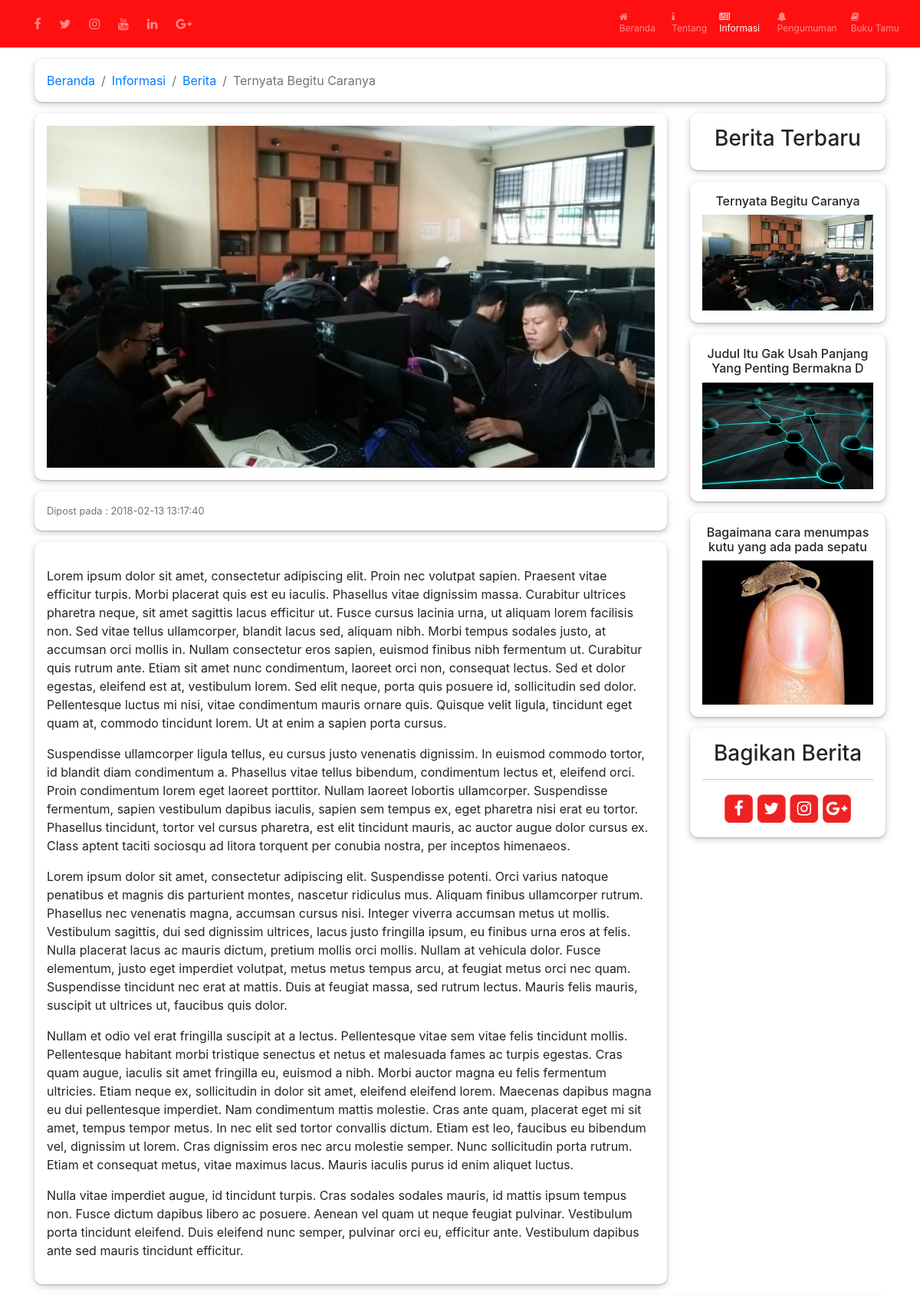
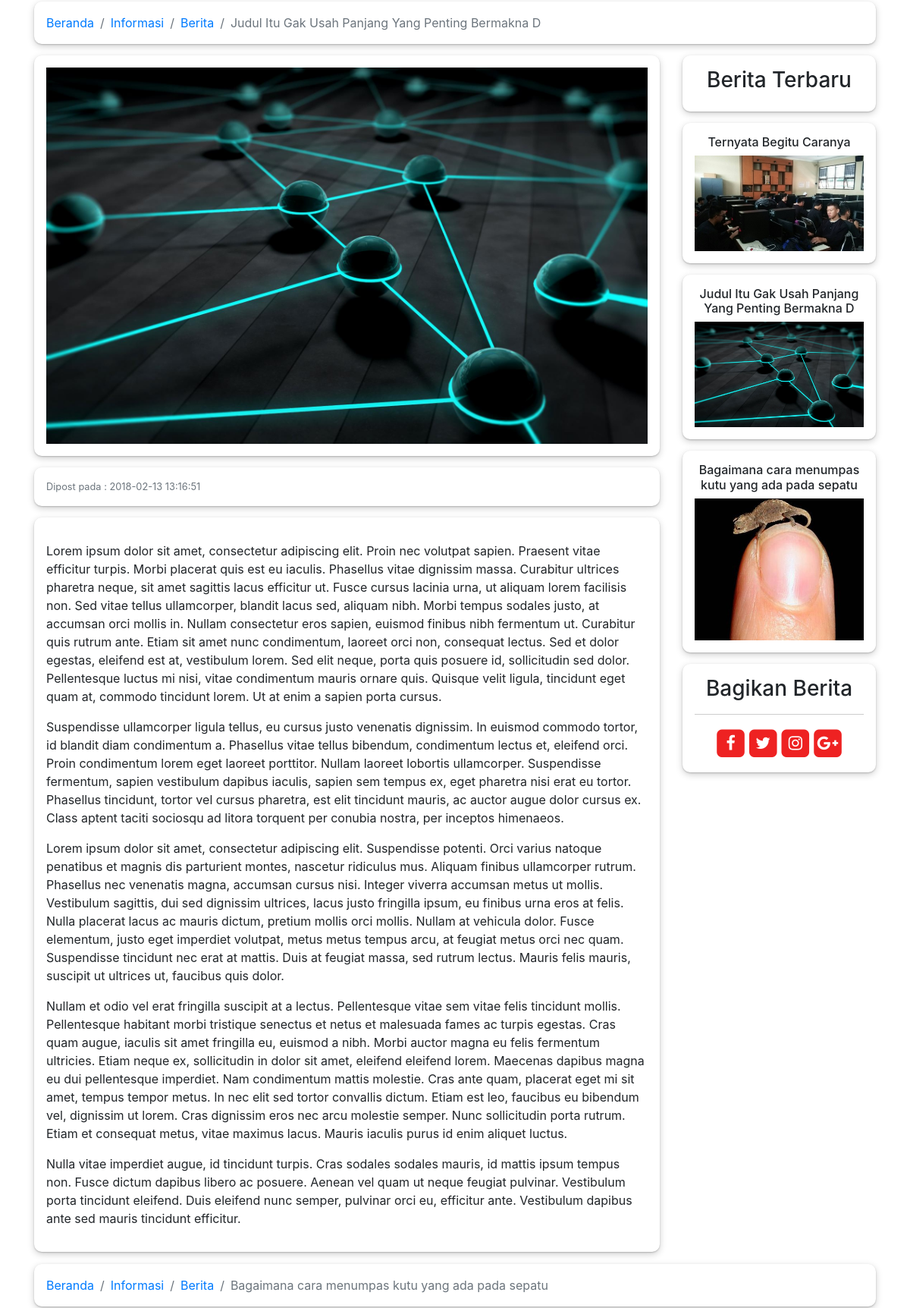
The app's page /index.php/informasi/isi_berita (upper part) with its own data (2 pictures, top to bottom).
### tables this page shows
CREATE TABLE `berita` (
  `id` int(11) NOT NULL,
  `judul_berita` varchar(50) NOT NULL,
  `tanggal_berita` timestamp NOT NULL DEFAULT CURRENT_TIMESTAMP,
  `isi_berita` text NOT NULL,
  `link` varchar(256) NOT NULL,
  `gambar` varchar(256) NOT NULL
);

### application/views/layout/main.php (called while the page is built)
<?php
    if($isi){
        $this->load->view($isi);
    }

### application/views/layout/wrapper.php (called while the page is built)
<?php
require_once('head.php');
require_once('header.php');
require_once('main.php');
require_once('footer.php');
 ?>

### application/controllers/informasi.php (called while the page is built, shortened)
<?php
class Informasi extends CI_Controller {
	public function isi_berita(){
		$berita					= $this->main_model->getDataBerita(FALSE, FALSE, FALSE, $this->uri->segment(4));
		$beritaTerbaru			= $this->main_model->getDataBerita(3, 0);
		$data['title']			= $berita['0']['judul_berita'].' ';
		$data['isi']			= "informasi/berita/isi_berita";
		$data['berita']			= $berita;
		$data['beritaTerbaru'] 	= $beritaTerbaru;
		$this->load->view('layout/wrapper', $data);
	}
}

### index.php (called while the page is built, shortened)
<?php
require_once BASEPATH.'core/CodeIgniter.php';

### application/models/main_model.php (called while the page is built, shortened)
<?php
    class Main_model extends CI_Model{
        public function getDataBerita($limit = FALSE, $offset = FALSE, $where = FALSE, $link = FALSE){
			if($limit){
				$this->db->limit($limit, $offset);
			}
			$this->db->order_by('berita.id', 'DESC');
			return $this->db->get('berita')->result_array();
		}
    }

### application/views/informasi/berita/isi_berita.php (the view)
<nav class="navbar navbar-expand navbar-dark bg-custom-1">
    <div class="collapse navbar-collapse row" id="navbarSupportedContent">
        <ul class="navbar-nav mr-auto col-sm-12 col-lg-3 justify-content-center">
            <a class="nav-link" href="#">
                <i class="fa fa-facebook fa-1x ml-2" aria-hidden="true"></i>
            </a>
            <a class="nav-link" href="#">
                <i class="fa fa-twitter fa-1x ml-2" aria-hidden="true"></i>
            </a>
            <a class="nav-link" href="#">
                <i class="fa fa-instagram fa-1x ml-2" aria-hidden="true"></i>
            </a>
            <a class="nav-link" href="#">
                <i class="fa fa-youtube fa-1x ml-2" aria-hidden="true"></i>
            </a>
            <a class="nav-link" href="#">
                <i class="fa fa-linkedin fa-1x ml-2" aria-hidden="true"></i>
            </a>
            <a class="nav-link" href="#">
                <i class="fa fa-google-plus fa-1x ml-2" aria-hidden="true"></i>
            </a>
        </ul>
        <ul class="navbar-nav ml-auto col-sm-12 col-lg-4 font-small justify-content-center">
            <li class="nav-item">
                <a class="nav-link" href="<?php echo base_url()."beranda/";?>">
                    <i class="fa fa-home fa-xs-2x fa-md-1x mr-1"></i><span class="clearfix d-none d-sm-inline-block">Beranda</span>
                </a>
            </li>
            <li class="nav-item">
                <a class="nav-link full-sm" href="<?php echo base_url()."tentang/";?>">
                    <i class="fa fa-info fa-xs-2x fa-md-1x mr-1"></i><span class="clearfix d-none d-sm-inline-block">Tentang</span>
                </a>
            </li>
            <li class="nav-item">
                <a class="nav-link active" href="<?php echo base_url()."informasi/";?>">
                    <i class="fa fa-newspaper-o fa-xs-2x fa-md-1x mr-1"></i><span class="clearfix d-none d-sm-inline-block"> Informasi</span>
                </a>
            </li>
            <li class="nav-item">
                <a class="nav-link" href="<?php echo base_url()."pengumuman/";?>">
                    <i class="fa fa-bell fa-1x fa-xs-2x fa-md-1x mr-1"></i><span class="clearfix d-none d-sm-inline-block">Pengumuman</span>
                </a>
            </li>
            <li class="nav-item">
                <a class="nav-link" href="<?php echo base_url()."buku_tamu/";?>">
                   <i class="fa fa-book fa-1x fa-xs-2x fa-md-1x mr-1"></i><span class="clearfix d-none d-sm-inline-block">Buku Tamu</span>
                </a>
            </li>
        </ul>
    </div>
</nav>
<?php foreach($berita as $b){ ?>
<div class="container mb-3">
    <div class="box-rounded">
        <nav aria-label="breadcrumb">
            <ol class="breadcrumb">
                <li class="breadcrumb-item"><a href="<?php echo base_url();?>">Beranda</a></li>
                <li class="breadcrumb-item"><a href="<?php echo base_url();?>informasi">Informasi</a></li>
                <li class="breadcrumb-item"><a href="<?php echo base_url();?>informasi/berita">Berita</a></li>
                <li class="breadcrumb-item active" aria-current="page"><?php echo $b['judul_berita']; ?></li>
            </ol>
        </nav>
    </div>
    <div class="row">
        <div class="col-lg-9">
            <div class="box-rounded">
                <img class="img-fluid imgZoom" src="<?php echo base_url();?>assets/img/foto-berita/<?php echo $b['gambar']; ?>" alt="<?php echo $b['judul_berita']; ?>"/>
            </div>
            <div class="box-rounded">
                <small class="text-muted">Dipost pada : <?php echo $b['tanggal_berita']; ?></small>
            </div>
            <div class="box-rounded">
                <p class="text-justify"><?php echo $b['isi_berita']; ?></p>
            </div>
        </div>
        <div class="col-lg-3">
            <div class="box-rounded">
                <h3 class="text-center"> Berita Terbaru </h3>
            </div>
            <?php foreach($beritaTerbaru as $bt){ ?>
            <div class="box-rounded">
                <h6 class="text-center"><?php echo $bt['judul_berita']; ?></h6>
                <a href="<?php echo base_url();?>informasi/berita/isi/<?php echo $bt['link']; ?>"><img class="img-fluid" src="<?php echo base_url();?>assets/img/foto-berita/<?php echo $bt['gambar']; ?>" /></a>
            </div>
            <?php } ?>
            <div class="box-rounded">
                <h3 class="text-center"> Bagikan Berita </h3>
                <hr>
                <div class="d-flex justify-content-center">
                    <span class="fa-stack fa-lg">
                        <a href="#">
                            <i class="fa fa-square fa-stack-2x fa-red"></i>
                            <i class="fa fa-facebook fa-stack-1x fa-inverse"></i>
                        </a>
                    </span>
                    <span class="fa-stack fa-lg">
                        <a href="#">
                            <i class="fa fa-square fa-stack-2x fa-red"></i>
                            <i class="fa fa-twitter fa-stack-1x fa-inverse"></i>
                        </a>
                    </span>
                    <span class="fa-stack fa-lg">
                        <a href="#">
                            <i class="fa fa-square fa-stack-2x fa-red"></i>
                            <i class="fa fa-instagram fa-stack-1x fa-inverse"></i>
                        </a>
                    </span>
                    <span class="fa-stack fa-lg">
                        <a href="#">
                            <i class="fa fa-square fa-stack-2x fa-red"></i>
                            <i class="fa fa-google-plus fa-stack-1x fa-inverse"></i>
                        </a>
                    </span>
                </div>
            </div>
        </div>
    </div>
</div>
<?php } ?>

### assets/css/custom.css (style rules this page uses)
.bg-custom-1 { background-color: #ff1010; }
.fa-red { color: #ee2222 !important; }
@media (min-width : 576px) { .fa-xs-2x { font-size: 2em !important; } }
@media (min-width : 768px) { .fa-md-1x { font-size: 1em !important; } }
.font-small { font-size:12px; }
hr { display: block; height: 1px; border: 0; border-top: 1px solid #ccc; margin: 1em 0; padding: 0; }
.box-rounded { background-color: white; margin-top: 15px; padding: 1rem; box-shadow: 0 1px 2px 0 rgba(0, 0, 0, 0.2), 0 3px 10px 0 rgba(0, 0, 0, 0.19); border-radius: 10px; }
a { text-decoration: none !important; }
a.nav-link.active i { display: inline; }
.breadcrumb { background-color: white; padding: 0; margin: 0; }
.d-flex { display: flex; }

### records on screen
berita: judul_berita "Ternyata Begitu Caranya", gambar (picture), tanggal_berita "2018-02-13 13:17:40", isi_berita "Lorem ipsum dolor sit amet, consectetur adipiscing elit. Proin nec volutpat sapien. Praesent vitae efficitur turpis. Morbi placerat quis est eu iaculis. Phasellus vitae dignissim massa. Curabitur ultrices pharetra neque, sit amet sagittis lacus efficitur ut. Fusce cursus lacinia urna, ut aliquam lorem facilisis non. Sed vitae tellus ullamcorper, blandit lacus sed, aliquam nibh. Morbi tempus sodales justo, at accumsan orci mollis in. Nullam consectetur eros sapien, euismod finibus nibh fermentum ut. Curabitur quis rutrum ante. Etiam sit amet nunc condimentum, laoreet orci non, consequat lectus. Sed et dolor egestas, eleifend est at, vestibulum lorem. Sed elit neque, porta quis posuere id,…"
berita: judul_berita "Judul Itu Gak Usah Panjang Yang Penting Bermakna D", gambar (picture), tanggal_berita "2018-02-13 13:16:51", isi_berita "Lorem ipsum dolor sit amet, consectetur adipiscing elit. Proin nec volutpat sapien. Praesent vitae efficitur turpis. Morbi placerat quis est eu iaculis. Phasellus vitae dignissim massa. Curabitur ultrices pharetra neque, sit amet sagittis lacus efficitur ut. Fusce cursus lacinia urna, ut aliquam lorem facilisis non. Sed vitae tellus ullamcorper, blandit lacus sed, aliquam nibh. Morbi tempus sodales justo, at accumsan orci mollis in. Nullam consectetur eros sapien, euismod finibus nibh fermentum ut. Curabitur quis rutrum ante. Etiam sit amet nunc condimentum, laoreet orci non, consequat lectus. Sed et dolor egestas, eleifend est at, vestibulum lorem. Sed elit neque, porta quis posuere id,…"
berita: judul_berita "Bagaimana cara menumpas kutu yang ada pada sepatu", gambar (picture)
